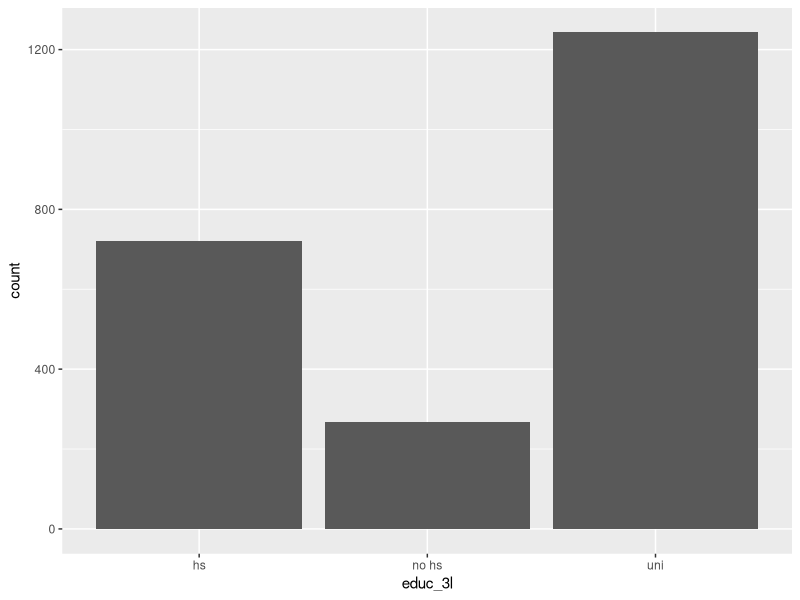
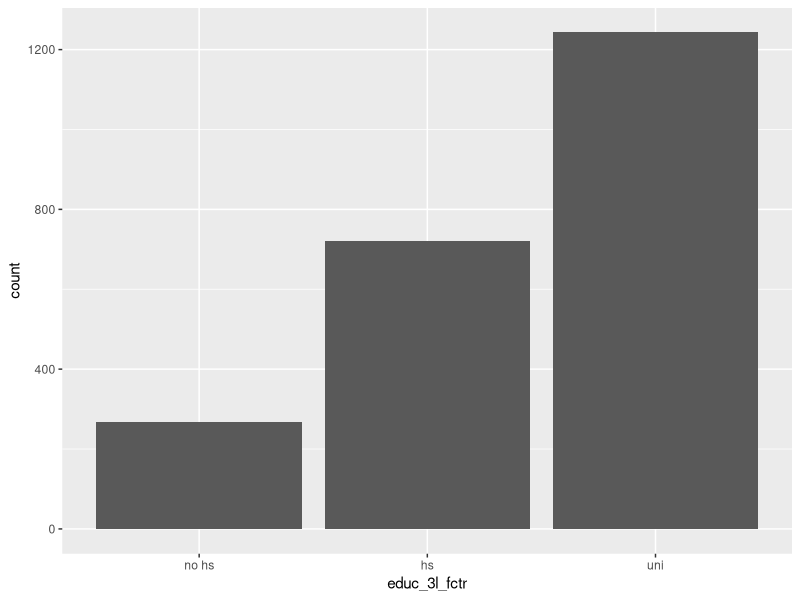

Write R code to recreate these figures, in order.
## ---- chunk 1
knitr::opts_chunk$set(echo = TRUE)
## ---- chunk 2
library(tidyverse)
data(Arrests, package="carData")
Arrests <- as_tibble(Arrests)
## ---- chunk 3
# Instead of doing

## Select some columns
dat <- select(Arrests,colour,age,sex)
## Add a new variable made from an existing one
dat$male <- ifelse(dat$sex=="Male",1,0)
## Summarizing the frequencies
table(dat$colour[dat$male==1])

# You can do
dat <- Arrests |> 
  select(colour,age,sex) |> 
  mutate(male=ifelse(sex=="Male",1,0)) |>
  filter(male==1) |> 
  group_by(colour) |>
  summarise(n=n())
dat  
## ---- chunk 4
table(Arrests$released)
head(Arrests$employed=="Yes",n=10)
c("Yes","No","Maybe")=="Yes"

Arrests |> 
  mutate(released_bin=ifelse(released=="Yes",1,0)) |> 
  filter(employed=="Yes") |> 
  group_by(colour) |>
  summarise(average=mean(released_bin))
## ---- chunk 5
Arrests |> 
  mutate(released_bin=ifelse(released=="Yes",1,0)) |>
  filter(employed=="Yes") |>
  group_by(colour,sex,citizen) |>
  summarise(average=mean(released_bin))
## ---- chunk 6
arrestFreqYear <- Arrests |>
  group_by(year) |>
  summarise(n=n()) |>
  arrange(-n)

arrestFreqYear |> slice_head(n=2)
arrestFreqYear |> slice_tail(n=2)

## ---- chunk 7
data(UN, package="carData")
UN <- as_tibble(UN,rownames="country")

UN |> 
  select(country,ppgdp,lifeExpF,pctUrban,infantMortality) |> 
  na.omit() |> 
  arrange(-infantMortality) |> 
  slice_head(n=5)
## ---- chunk 8
data(CES11, package="carData")

# Option 1
CleanCES <- CES11 |> rename(relImportant = importance)
names(CleanCES)

# Option 2
CleanCES <- CES11
names(CleanCES)
names(CleanCES)[7] <- "relImportant"
names(CleanCES)
## ---- chunk 9
# Base R
CleanCES$female <- 0
CleanCES$female[CleanCES$gender=="Female"] <- 1

# dplyr
CleanCES <- CleanCES |> 
  mutate(female = ifelse(gender=="Female",1,0))
## ---- chunk 10
# Adding fake NAs for the example
set.seed(122)
fakeNA <- sample(c(T,F),size=nrow(CES11),replace=T,prob = c(.01,.99))
tmp <- CES11 
tmp$gender[fakeNA] <- NA

# See if it worked
table(tmp$gender, useNA = "ifany")
# Another way
sum(is.na(tmp$gender))

# Let's recode using ifelse
Clean_tmp <- tmp |> 
  mutate(female = ifelse(gender=="Female",1,0))
table(Clean_tmp$female, useNA = "ifany")

# Let's recode using base R
Clean_tmp$female <- 0
Clean_tmp$female[Clean_tmp$gender=="Female"] <- 1
table(Clean_tmp$female, useNA = "ifany")
## ---- chunk 11
table(CleanCES$education, useNA = "ifany")

CleanCES <- CleanCES |> 
  mutate(educ_3l = case_when(education %in% c("bachelors","college","higher") ~ "uni",
                             education %in% c("HS","somePS") ~ "hs",
                             education == "lessHS" ~ "no hs"))

table(CleanCES$educ_3l, useNA = "ifany")

## ---- chunk 12
table(CleanCES$educ_3l)
## ---- chunk 13
ggplot(CleanCES,aes(x=educ_3l)) +
  geom_bar()
## ---- chunk 14
CleanCES <- CleanCES |> 
  mutate(educ_3l_fctr = factor(educ_3l, levels=c("no hs", "hs", "uni")))

ggplot(CleanCES,aes(x=educ_3l_fctr)) +
  geom_bar()
## ---- chunk 15
UN |> 
  drop_na(region) |> 
  arrange(-lifeExpF) |> 
  select(country,fertility,ppgdp,lifeExpF) |> 
  slice_head(n=4)
## ---- chunk 16

## ---- chunk 17

